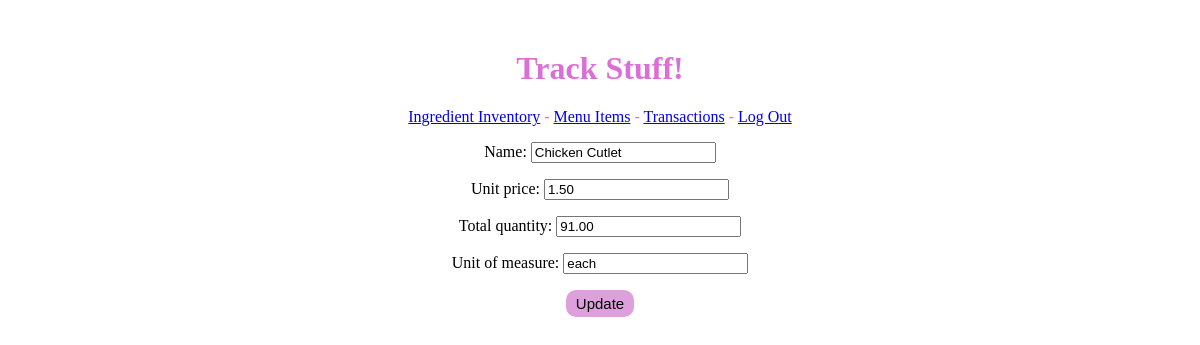
The page /ingredients/1/updateingredient (signed in) on the database as committed earlier.
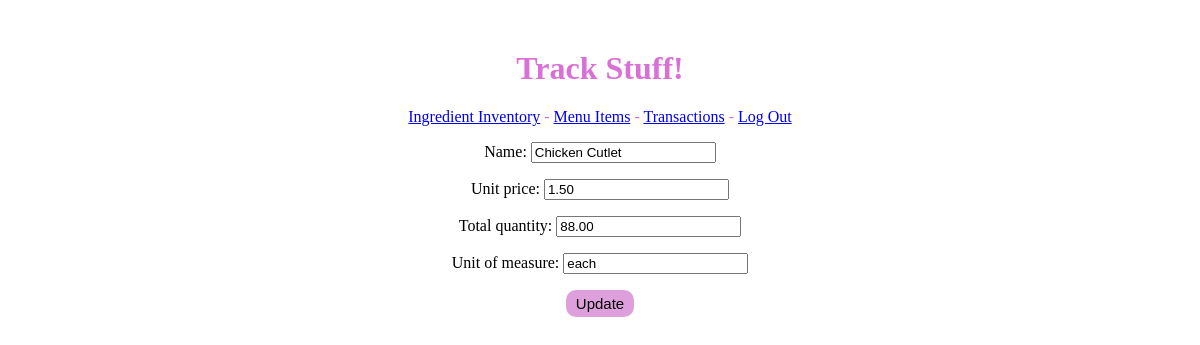
The same page on the database as committed later.
### inventory/models.py (models this page shows, shortened)
class Ingredient(models.Model):
    name = models.CharField(max_length=50)
    unit_price = models.DecimalField(max_digits=10, decimal_places=2)
    total_quantity = models.DecimalField(max_digits=10, decimal_places=2)
    unit_of_measure = models.CharField(max_length=10, blank=True)
    value = models.DecimalField(max_digits=10, decimal_places=2, blank=True, null=True)

### inventory/views.py (the view)
# urls.py: path("ingredients/<pk>/updateingredient", views.IngredientUpdate.as_view(), name='ingredient_update'),
class IngredientUpdate(LoginRequiredMixin, UpdateView):
    model = Ingredient
    form_class = IngredientForm
    template_name = 'inventory/ingredient_update_form.html'
    success_url = '/ingredients'

### inventory/forms.py
class IngredientForm(forms.ModelForm):
    class Meta:
        model = Ingredient
        fields = ["name", "unit_price", "total_quantity", "unit_of_measure"]

### inventory/templates/inventory/ingredient_update_form.html (shortened to what this page needs)
{% extends 'inventory/base.html' %}
{% load static %}
{% block head %}
    <link rel="stylesheet" href="{% static 'inventory/style.css' %}">
{% endblock %}
{% block content %}
    <form method="POST">
        {{form.as_p}}
        <input class="Submit" type="submit" value="Update"/>
    </form>
{% endblock %}

Rows that differ between the two databases and show on the page:
changed Ingredient "Chicken Cutlet": total_quantity "91.00" → "88.00"
